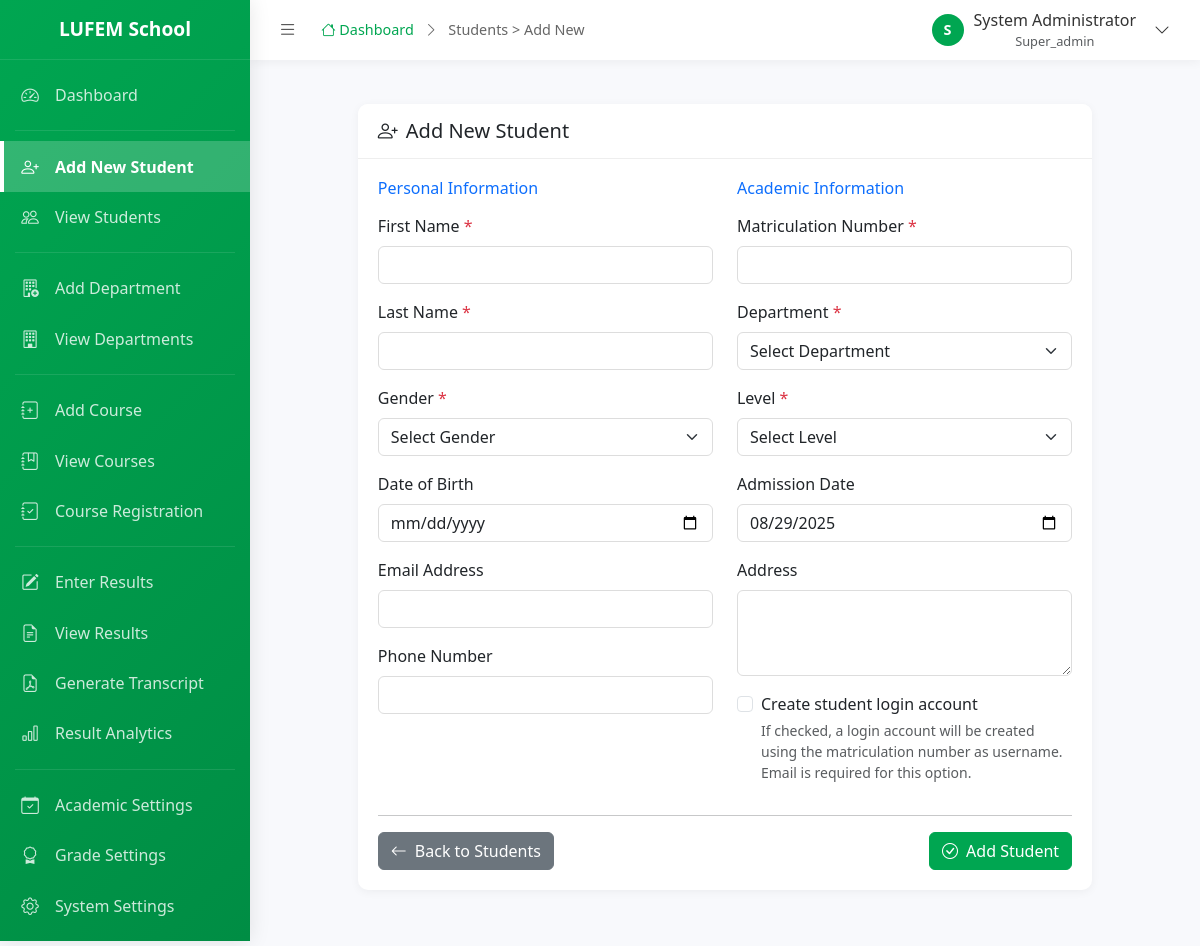
Screenshot of /admin/students/add.php (signed in) with the database file from the repository.
### tables this page shows
CREATE TABLE `institutions` (
  `institution_id` int(11) NOT NULL AUTO_INCREMENT,
  `institution_name` varchar(255) NOT NULL,
  `institution_code` varchar(20) NOT NULL,
  `address` text,
  `phone` varchar(20),
  `email` varchar(100),
  `website` varchar(100),
  `logo_path` varchar(255),
  `primary_color` varchar(7) DEFAULT '#00A651',
  `secondary_color` varchar(7) DEFAULT '#FFFFFF',
  `is_active` tinyint(1) DEFAULT 1,
  `created_at` timestamp NOT NULL DEFAULT CURRENT_TIMESTAMP,
  `updated_at` timestamp NOT NULL DEFAULT CURRENT_TIMESTAMP ON UPDATE CURRENT_TIMESTAMP,
  PRIMARY KEY (`institution_id`),
  UNIQUE KEY `institution_code` (`institution_code`)
);

CREATE TABLE `users` (
  `user_id` int(11) NOT NULL AUTO_INCREMENT,
  `institution_id` int(11) NOT NULL,
  `username` varchar(50) NOT NULL,
  `password` varchar(255) NOT NULL,
  `email` varchar(100),
  `full_name` varchar(255) NOT NULL,
  `role` enum('super_admin','admin','student') NOT NULL DEFAULT 'student',
  `is_active` tinyint(1) DEFAULT 1,
  `last_login` timestamp NULL DEFAULT NULL,
  `created_at` timestamp NOT NULL DEFAULT CURRENT_TIMESTAMP,
  `updated_at` timestamp NOT NULL DEFAULT CURRENT_TIMESTAMP ON UPDATE CURRENT_TIMESTAMP,
  PRIMARY KEY (`user_id`),
  UNIQUE KEY `username` (`username`),
  KEY `institution_id` (`institution_id`),
  FOREIGN KEY (`institution_id`) REFERENCES `institutions` (`institution_id`) ON DELETE CASCADE
);

### admin/includes/header.php (shortened to what the rows shown need)
<?php
$user_id = get_user_id();
$db = new Database();
$db->query("SELECT * FROM users WHERE user_id = :user_id");
$db->bind(':user_id', $user_id);
$user = $db->single();
$institution_id = get_institution_id();
$db->query("SELECT * FROM institutions WHERE institution_id = :institution_id");
$db->bind(':institution_id', $institution_id);
$institution = $db->single();
?>
<!DOCTYPE html>
<html lang="en">
<head>
    <link href="https://cdn.jsdelivr.net/npm/bootstrap@5.3.3/dist/css/bootstrap.min.css" rel="stylesheet">
    <link href="https://cdn.jsdelivr.net/npm/bootstrap-icons@1.11.1/font/bootstrap-icons.css" rel="stylesheet">
</head>
<body>
    <div id="sidebar-wrapper">
        <div class="sidebar-heading">
            <span class="school-name"><?php echo $institution['institution_name'] ?? 'LUFEM School'; ?></span>
        </div>
    </div>
    <div id="page-content-wrapper">
        <div class="topbar">
            <div class="user-dropdown">
                <button class="user-dropdown-toggle" id="userDropdownToggle">
                    <div class="user-avatar">
                        <?php echo strtoupper(substr($user['full_name'], 0, 1)); ?>
                    </div>
                    <div class="user-info d-none d-md-block">
                        <div class="user-name"><?php echo $user['full_name']; ?></div>
                        <div class="user-role text-muted" style="font-size: 0.8rem;"><?php echo ucfirst($user['role']); ?></div>
                    </div>
                    <i class="bi bi-chevron-down ms-2"></i>
                </button>
            </div>
        </div>

### rows the page displays
institutions: institution_name "LUFEM School"
users: full_name "S", full_name "System Administrator", role "Super_admin"

### other values shown
$breadcrumb "Students > Add New"
